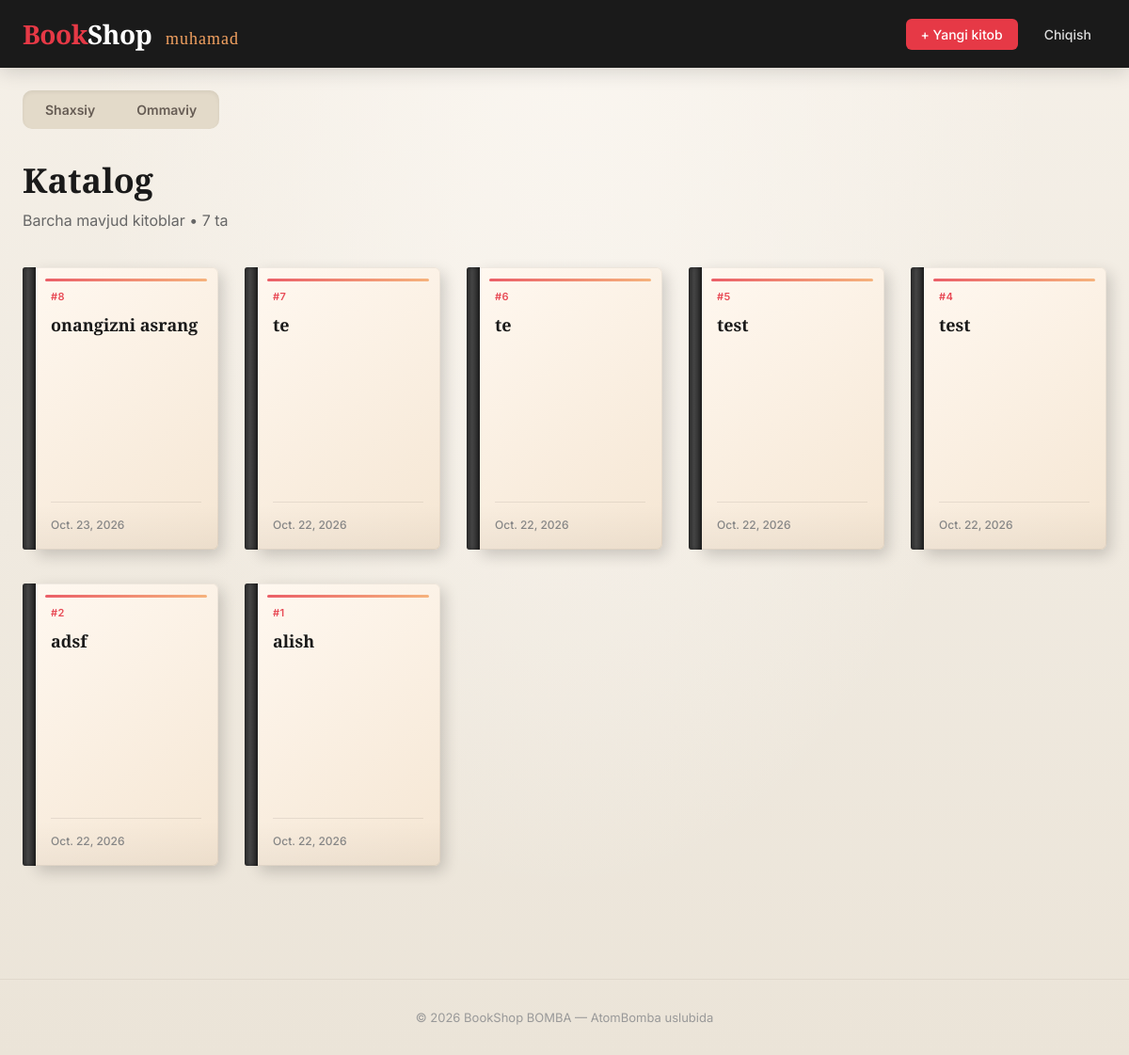
/book-list/ (signed in), run on an earlier commit of the app's database.
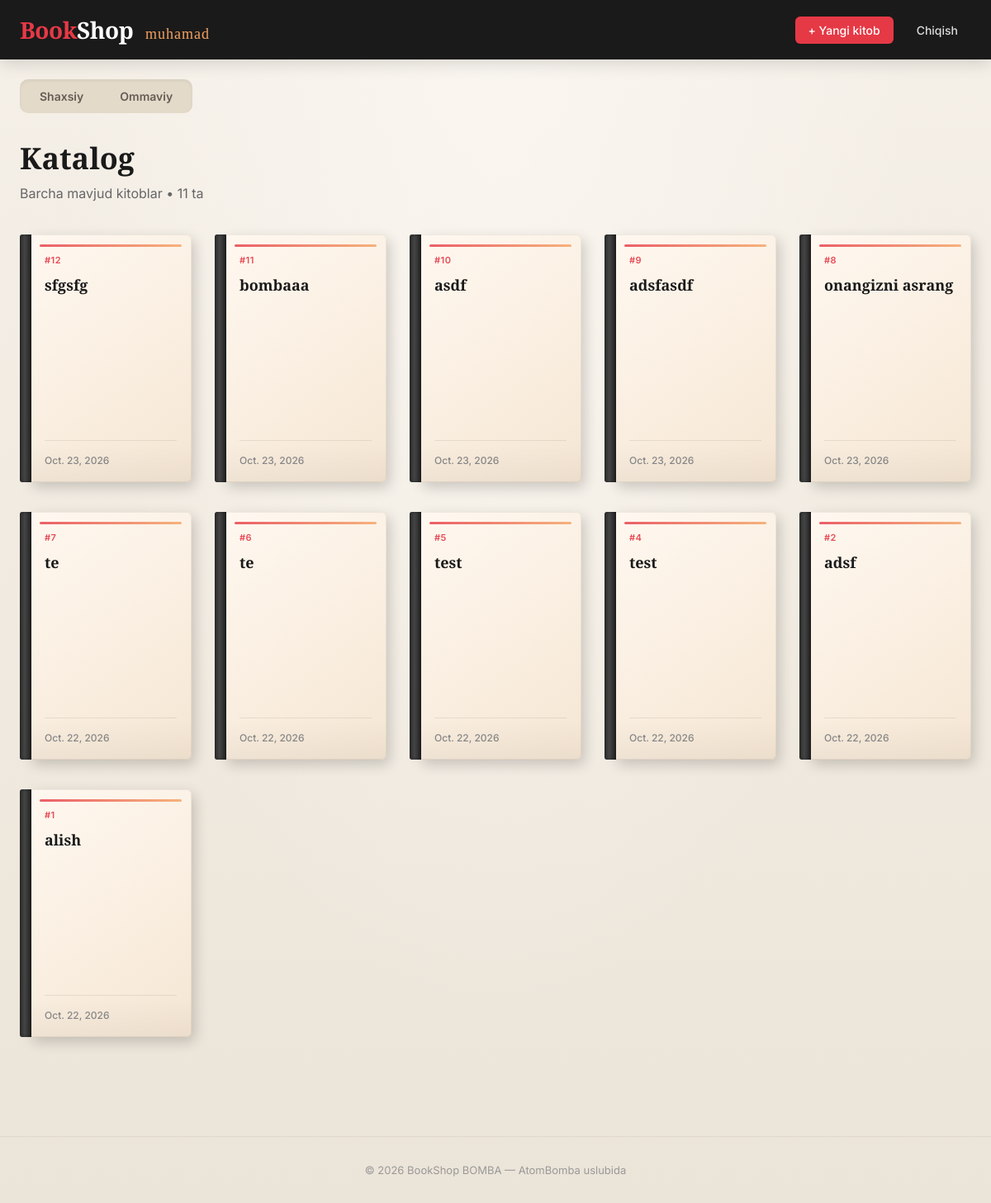
And on a later commit of the database.
### main/models.py (models this page shows)
class Book(models.Model):
    name = models.CharField()
    yaratilgan_sanasi = models.DateField(auto_now_add=True)
    user = models.ForeignKey(User, on_delete=models.CASCADE)
    url = models.CharField(null=True)
    public = models.BooleanField(default=False)

### core/views.py (the view)
# urls.py: path('book-list/', book_list),
def book_list(request: HttpRequest):
    if request.user.is_authenticated == False:
        return redirect("/login/")
    user_id = request.user.id
    books = Book.objects.filter(user_id=user_id).order_by("-id")
    is_public = request.GET.get('public') == 'true'
    if is_public:
        books = Book.objects.filter(public=True).order_by("-id")
    if request.method == "GET":
        return render(request,"books-list.html", {"books": books, "is_public": is_public})

### main/templates/books-list.html (shortened to what this page needs)
<!DOCTYPE html>
<html lang="uz">
<head>
</head>
<body>
    <header class="header">
        <div class="header-inner">
            <a href="/book-list/" class="logo">
                <span class="red">Book</span>Shop
                <span class="orange">{{request.user.username}}</span>
            </a>
            <nav class="nav">
                <a href="/add-book/" class="btn-primary">+ Yangi kitob</a>
                <a href="/logout/">Chiqish</a>
            </nav>
        </div>
    </header>
    <div class="tabs-container">
        <div class="tabs">
            <a class="private" href="/book-list/">Shaxsiy</a>
            <a class="public" href="/book-list/?public=true">Ommaviy</a>
        </div>
    </div>
    <main class="main">
        <h1 class="page-title">Katalog</h1>
        <p class="page-subtitle">Barcha mavjud kitoblar • {{books.count}} ta</p>
        <div class="books-grid">
            {% for book in books %}
            <a href="/book/{{book.id}}/" class="book-card">
                <div class="book-cover">
                    <div class="book-spine"></div>
                    <div class="book-front">
                        <div class="book-id">#{{book.id}}</div>
                        <h3 class="book-title">{{book.name}}</h3>
                        <div class="book-bottom">
                            <span class="book-date">{{book.yaratilgan_sanasi}}</span>
                        </div>
                    </div>
                </div>
            </a>
            {% endfor %}
        </div>
    </main>
    <footer class="footer">
        © 2026 BookShop BOMBA — AtomBomba uslubida
    </footer>
</body>
</html>

What changed in the data, as far as the page shows it:
added Book: id "12", name "sfgsfg", yaratilgan_sanasi "Oct. 23, 2026"
added Book: id "11", name "bombaaa", yaratilgan_sanasi "Oct. 23, 2026"
added Book: id "10", name "asdf", yaratilgan_sanasi "Oct. 23, 2026"
added Book: id "9", name "adsfasdf", yaratilgan_sanasi "Oct. 23, 2026"
Also different on the page:
{{ books.count }}: "7" → "11"
